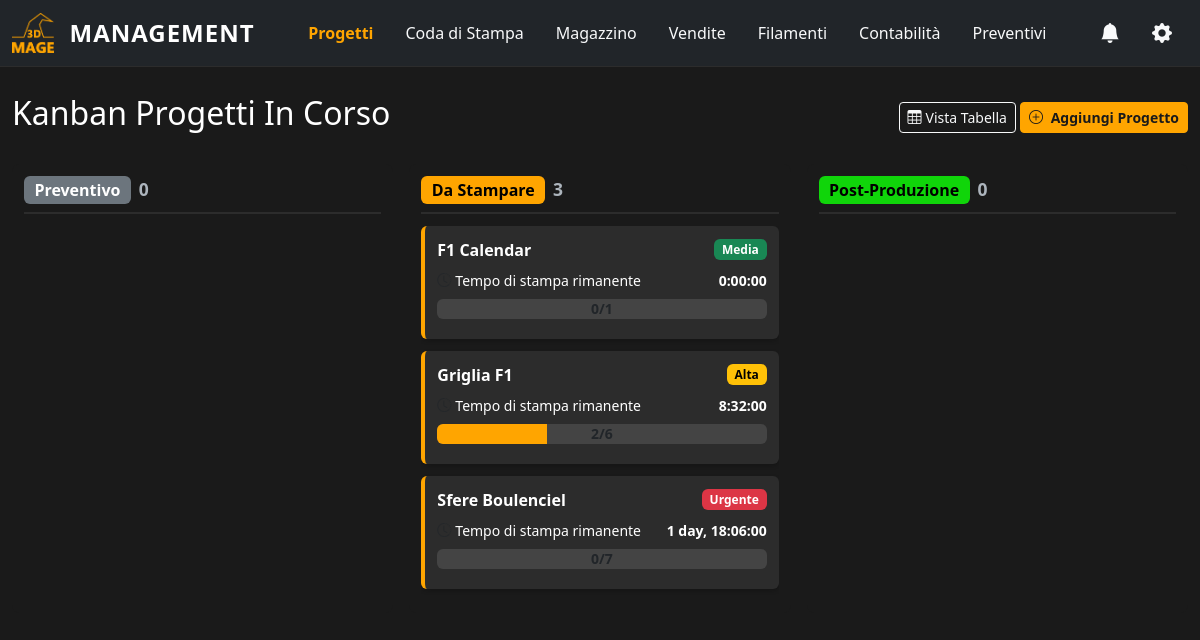
Screenshot of /projects/kanban/ with the database file from the repository.
### app_3dmage_management/models.py (models this page shows, shortened)
class Project(models.Model):
    class Priority(models.TextChoices):
        URGENT = 'URGENT', 'Urgente'
        HIGH = 'HIGH', 'Alta'
        MEDIUM = 'MEDIUM', 'Media'
        LOW = 'LOW', 'Bassa'
    class Status(models.TextChoices):
        QUOTE = 'QUOTE', 'Preventivo'
        TODO = 'TODO', 'Da Stampare'
        POST = 'POST', 'Post-Produzione'
        DONE = 'DONE', 'Completato'
    custom_id = models.CharField(max_length=10, null=True, blank=True, unique=True, verbose_name="ID Personalizzato")
    name = models.CharField(max_length=200, verbose_name="Nome Progetto")
    created_at = models.DateTimeField(default=timezone.now, verbose_name="Creato il")
    priority = models.CharField(max_length=10, choices=Priority.choices, default=Priority.MEDIUM, verbose_name="Priorità")
    status = models.CharField(max_length=10, choices=Status.choices, default=Status.QUOTE, verbose_name="Status")
    completed_at = models.DateTimeField(null=True, blank=True, verbose_name="Data Completamento")
    category = models.ForeignKey(Category, on_delete=models.SET_NULL, null=True, blank=True, verbose_name="Categoria")
    quantity = models.PositiveIntegerField(default=1, verbose_name="Quantità oggetti ordine")
    notes = models.TextField(blank=True, verbose_name="Annotazioni")
    actual_quantity = models.PositiveIntegerField(default=0)
    produced_quantity = models.PositiveIntegerField(default=0)
    @property
    def remaining_print_time(self):
        total_seconds = self.print_files.filter(status='TODO').aggregate(total=Sum('print_time_seconds'))['total'] or 0
        return str(datetime.timedelta(seconds=total_seconds))
    @property
    def progress(self):
        total_valid_files = self.print_files.exclude(status='FAILED').count()
        if total_valid_files == 0:
            return "0/0"
        done_files = self.print_files.filter(status='DONE').count()
        return f"{done_files}/{total_valid_files}"
    @property
    def progress_percentage(self):
        total_valid_files = self.print_files.exclude(status='FAILED').count()
        if total_valid_files == 0:
            return 0
        done_files = self.print_files.filter(status='DONE').count()
        return (done_files * 100) / total_valid_files
    class Meta:
        verbose_name = "Progetto"
        verbose_name_plural = "Progetti"
        ordering = ['-created_at']

class PrintFile(models.Model):
    class Status(models.TextChoices):
        TODO = 'TODO', 'Da Stampare'
        PRINTING = 'PRINTING', 'In Stampa'
        DONE = 'DONE', 'Stampato'
        FAILED = 'FAILED', 'Fallito'
    name = models.CharField(max_length=200, verbose_name="Nome G-Code")
    project = models.ForeignKey(Project, on_delete=models.CASCADE, related_name="print_files", verbose_name="Progetto")
    created_at = models.DateTimeField(default=timezone.now, verbose_name="Data Creazione")
    printer = models.ForeignKey(Printer, on_delete=models.SET_NULL, null=True, blank=True, verbose_name="Stampante Usata", related_name="print_files")
    plate = models.ForeignKey(Plate, on_delete=models.SET_NULL, null=True, blank=True, verbose_name="Piatto Usato")
    print_time_seconds = models.PositiveIntegerField(default=0, verbose_name="Tempo di Stampa (secondi)")
    spools = models.ManyToManyField('Spool', through='FilamentUsage', related_name="print_files_usage")
    status = models.CharField(max_length=10, choices=Status.choices, default=Status.TODO, verbose_name="Status Stampa")
    queue_position = models.PositiveIntegerField(default=0, verbose_name="Posizione in Coda")
    produced_quantity = models.PositiveIntegerField(default=1, verbose_name="Oggetti per Stampa")
    actual_quantity = models.PositiveIntegerField(default=0, verbose_name="Oggetti Stampati Effettivi")
    class Meta:
        verbose_name = "File di Stampa"
        verbose_name_plural = "File di Stampa"
        ordering = ['queue_position']

### app_3dmage_management/views.py (the view)
# urls.py: path('projects/kanban/', views.project_kanban_board, name='project_kanban_board'),
def project_kanban_board(request):
    kanban_columns = []
    statuses_to_show = [status for status in Project.Status.choices if status[0] != 'DONE']
    for status_id, status_name in statuses_to_show:
        projects_in_status = Project.objects.filter(status=status_id).prefetch_related('print_files')
        kanban_columns.append({'status_id': status_id, 'status_name': status_name, 'projects': projects_in_status})
    context = {'kanban_columns': kanban_columns, 'project_form': ProjectForm(), 'print_file_form': PrintFileForm(), 'page_title': 'Progetti', 'current_view': 'kanban'}
    return render(request, 'app_3dmage_management/kanban_board.html', context)

### app_3dmage_management/models.py (called while the page is built)
    def __str__(self):
        return self.name

### app_3dmage_management/templates/app_3dmage_management/kanban_board.html (shortened to what this page needs)
{% extends "app_3dmage_management/base.html" %}
{% load static %}
{% block content %}
<div class="d-flex justify-content-between align-items-center mb-4">
    <h2 class="text-white">Kanban Progetti In Corso</h2>
    <div>
        <a href="{% url 'project_dashboard' %}" class="btn btn-sm btn-outline-light"><i class="bi bi-table me-1"></i>Vista Tabella</a>
        <button class="btn btn-sm btn-primary-custom" data-bs-toggle="modal" data-bs-target="#addProjectModal"><i class="bi bi-plus-circle me-1"></i> Aggiungi Progetto</button>
    </div>
</div>
<div class="kanban-board-container">
    {% for column in kanban_columns %}
    <div class="kanban-column" id="status-{{ column.status_id }}">
        <h5 class="kanban-column-title"><span class="badge bg-status-{{ column.status_id|lower }} fs-6">{{ column.status_name }}</span><span class="text-muted small ms-2">{{ column.projects|length }}</span></h5>
        <div class="kanban-cards-container" data-status="{{ column.status_id }}">
            {% for project in column.projects %}
            <div class="kanban-card" data-project-id="{{ project.id }}" data-url="{% url 'project_detail' project.id %}?from=kanban">
                <div class="kanban-card-header"><strong class="text-white">{{ project.name }}</strong><span class="badge bg-priority-{{ project.priority|lower }}">{{ project.get_priority_display }}</span></div>
                <div class="kanban-card-body">
                  <div class="d-flex justify-content-between align-items-center text-white small mb-2">
                      <span><i class="bi bi-clock-history text-muted me-1"></i>Tempo di stampa rimanente</span>
                      <span class="fw-bold">{{ project.remaining_print_time }}</span>
                  </div>
                  <div style="position: relative;">
                      <div class="progress" style="height: 20px; background-color: #444;">
                          <div class="progress-bar" role="progressbar" style="width: {{ project.progress_percentage }}%; background-color: #ffa500;"></div>
                      </div>
                      <strong class="justify-content-center align-items-center d-flex position-absolute w-100 h-100 top-0 start-0 text-dark small fw-bold">
                          {{ project.progress }}
                      </strong>
                  </div>
                </div>
            </div>
            {% endfor %}
        </div>
    </div>
    {% endfor %}
</div>
{% endblock %}

### app_3dmage_management/static/app_3dmage_management/css/style.css (style rules this page uses)
:root { --primary-color: #ffa500; --dark-bg: #1a1a1a; --dark-card: #2c2c2c; --dark-nav: #212529; --text-light: #f8f9fa; --text-muted: #6c757d; }
body { padding-top: 70px; background-color: var(--dark-bg); color: var(--text-light); overflow-x: hidden; }
.btn-primary-custom { background-color: var(--primary-color); border-color: var(--primary-color); color: var(--dark-bg); font-weight: bold; }
.bg-priority-medium { background-color: #198754 !important; }
.bg-priority-high { background-color: #ffc107 !important; color: #000 !important; }
.bg-priority-urgent { background-color: #dc3545 !important; }
.bg-status-quote { background-color: #6c757d !important; }
.bg-status-todo { background-color: var(--primary-color) !important; color: #000 !important; }
.bg-status-post { background-color: #10d50a !important; color: #000 !important; }
.kanban-board-container { display: flex; flex-wrap: wrap; gap: 1rem; padding-bottom: 1rem; width: 100%; }
.kanban-column { flex: 1 1 0; min-width: 280px; background-color: var(--dark-bg); border-radius: 0.5rem; padding: 0.75rem; max-height: 80vh; display: flex; flex-direction: column; overflow: visible; }
.kanban-card-body strong { overflow-wrap: break-word; word-wrap: break-word; word-break: break-word; }
.kanban-column-title { padding-bottom: 0.5rem; margin-bottom: 0.75rem; border-bottom: 2px solid var(--dark-card); }
.kanban-column-title .text-muted.small { color: #adb5bd !important; font-weight: 600; }
.kanban-cards-container { flex-grow: 1; overflow-y: auto; min-height: 150px; }
.kanban-card { background-color: var(--dark-card); border-radius: 0.375rem; padding: 0.75rem; margin-bottom: 0.75rem; cursor: grab; border-left: 4px solid var(--primary-color); box-shadow: 0 2px 4px rgba(0,0,0,0.2); word-wrap: break-word; }
.kanban-card-header { display: flex; justify-content: space-between; align-items: center; margin-bottom: 0.5rem; }
.kanban-card-body { margin-bottom: 0.5rem; }

### rows the page displays
Project: projects|length "3", name "F1 Calendar", priority "Media", remaining_print_time "0:00:00", progress "0/1"
Project: name "Griglia F1", priority "Alta", remaining_print_time "8:32:00", progress "2/6"
Project: name "Sfere Boulenciel", priority "Urgente", remaining_print_time "1 day, 18:06:00", progress "0/7"

### other values shown
{{ column.status_name }} "Preventivo" "Da Stampare" "Post-Produzione"
{{ column.projects|length }} "0" "0"
